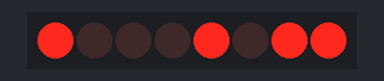
The sketch below on a simulated Arduino Uno, built with avr-gcc and run on an emulated ATmega328P. Parts: 8 shift-register outputs drawn as a row of LEDs (first output left, lit = HIGH). Wiring (inferred from the names in the program): shift register (74HC595): data pin 11; shift clock pin 12; latch pin 8. Wiring (inferred from the signals the program sends): row of LEDs: on Q0, Q1, Q2, Q3, Q4, Q5, Q6, Q7. Random numbers use the default seed unless the sketch sets one; what the sketch prints to the serial monitor is not drawn.

Above: at 5.73 s.
At 7.99 s:
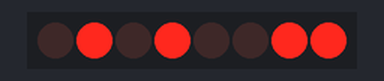
At 14.1 s:
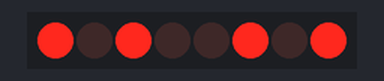
At 22.71 s:
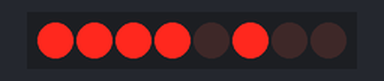
At 31.08 s:
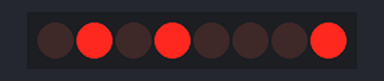
At 39.7 s:
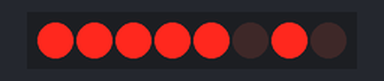
Timing chart, 0 to 40.0 s (numbered marks = the images above):
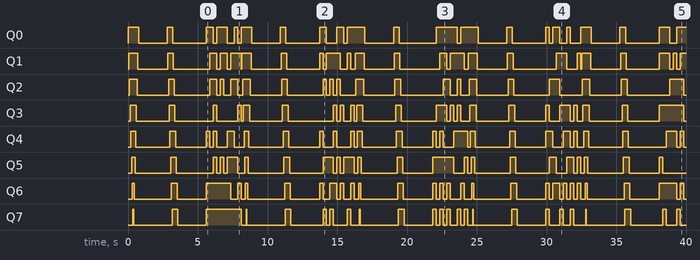

Measured:
- by itself, Q0: LOW → HIGH at 0.00 s, → LOW 0.76 s later, → HIGH 2.1 s later, → LOW 0.40 s later, … (41 changes in this stretch)
- by itself, Q1: LOW → HIGH at 0.05 s, → LOW 0.66 s later, → HIGH 2.2 s later, → LOW 0.40 s later, … (45 changes in this stretch)
- by itself, Q2: LOW → HIGH at 0.10 s, → LOW 0.55 s later, → HIGH 2.3 s later, → LOW 0.40 s later, … (40 changes in this stretch)
- by itself, Q3: LOW → HIGH at 0.15 s, → LOW 0.45 s later, → HIGH 2.4 s later, → LOW 0.40 s later, … (44 changes in this stretch)
- by itself, Q4: LOW → HIGH at 0.20 s, → LOW 0.35 s later, → HIGH 2.5 s later, → LOW 0.40 s later, … (48 changes in this stretch)
- by itself, Q5: LOW → HIGH at 0.25 s, → LOW 0.25 s later, → HIGH 2.6 s later, → LOW 0.40 s later, … (44 changes in this stretch)
- by itself, Q6: LOW → HIGH at 0.30 s, → LOW 0.15 s later, → HIGH 2.7 s later, → LOW 0.40 s later, … (54 changes in this stretch)

The sketch:

shiftregister_test.ino
```cpp
//Pin connected to ST_CP of 74HC595
int latchPin = 8;
//Pin connected to SH_CP of 74HC595
int clockPin = 12;
////Pin connected to DS of 74HC595
int dataPin = 11;

byte leds = B00000000;

long randomnumber;


void setup() {
  //set pins to output so you can control the shift register
  pinMode(latchPin, OUTPUT);
  pinMode(clockPin, OUTPUT);
  pinMode(dataPin, OUTPUT);
  Serial.begin(9600);
  randomSeed(analogRead(A0));
}

void loop() {

  for (int i = 0; i <= 7; i++)
  {
    bitSet(leds, i);
    digitalWrite(latchPin, LOW);
    shiftOut(dataPin, clockPin, MSBFIRST, leds);
    digitalWrite(latchPin, HIGH);
    delay(50);
    Serial.println(leds, BIN);
    }
  for (int i = 0; i <= 7; i++)
  {
    bitClear(leds, i);
    digitalWrite(latchPin, LOW);
    shiftOut(dataPin, clockPin, LSBFIRST, leds);
    digitalWrite(latchPin, HIGH);
    delay(50);
    Serial.println(leds, BIN);
    }

    delay(2000);

    for (int i = 0; i <= 7; i++)
  {
    bitSet(leds, i);
    digitalWrite(latchPin, LOW);
    shiftOut(dataPin, clockPin, MSBFIRST, leds);
    digitalWrite(latchPin, HIGH);
    delay(50);
    Serial.println(leds, BIN);
    }
  for (int i = 0; i <= 7; i++)
  {
    bitClear(leds, i);
    digitalWrite(latchPin, LOW);
    shiftOut(dataPin, clockPin, MSBFIRST, leds);
    digitalWrite(latchPin, HIGH);
    delay(50);
    Serial.println(leds, BIN);
    }

    delay(2000);

  for (int i =0; i < 10; i++){
    randomnumber = random(0,255);
    digitalWrite(latchPin, LOW);
    shiftOut(dataPin, clockPin, MSBFIRST, randomnumber);
    digitalWrite(latchPin, HIGH);
    delay(250);

  }


}
```
